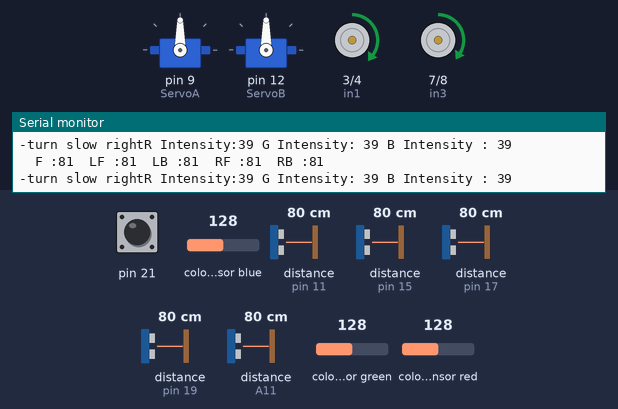
This sketch was run on a simulated Arduino Mega 2560, built with avr-gcc and run on an emulated ATmega2560. Parts: 2 × servo, motor-driver pin pairs drawn as motors (green arrow = first pin HIGH = forward, orange = second pin HIGH = backward, longer = more drive, scaled by the enable pin), the last lines printed to the serial monitor. Wiring (inferred from the names in the program): TCS3200 colour sensor: output pin 13; S2 pin 42; S3 pin 43; S0 pin 40; S1 pin 41. The test bench sets the inputs (shaded band); at power-on: distance to the obstacle (sensors on pin 17, pin 15, pin 11, pin 19, A11) 80 cm, pin 21 HIGH, colour sensor blue 128, colour sensor green 128, colour sensor red 128. The echo pulse lasts 58.3 µs per cm.

Above: at 3.5 s.
3.6 s: distance to the obstacle (sensor on pin 17) set to 15 cm
5.1 s: distance to the obstacle (sensor on pin 17) set to 11 cm
At 5.8 s:
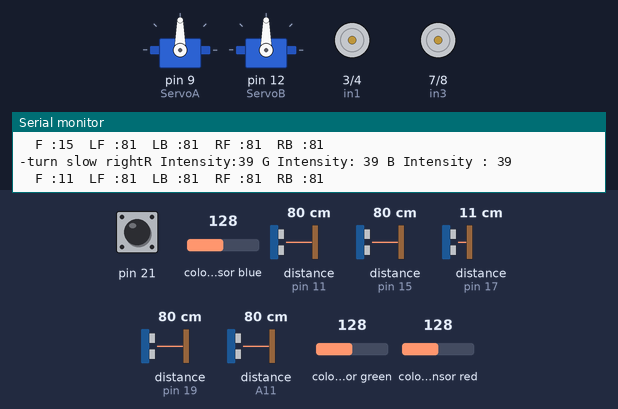
8.1 s: distance to the obstacle (sensor on pin 15) set to 34 cm
11.1 s: distance to the obstacle (sensor on pin 15) set to 27 cm
At 11.8 s:
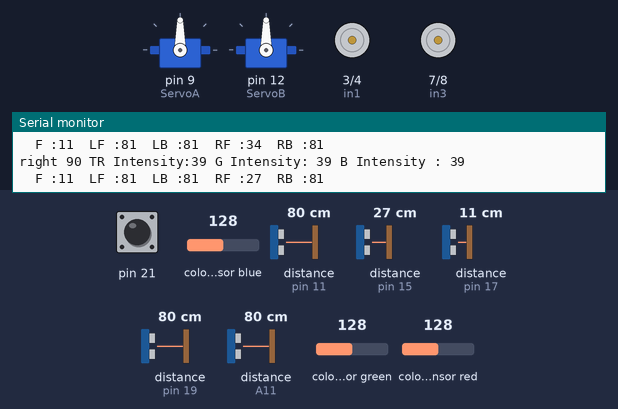
14.1 s: distance to the obstacle (sensor on pin 15) set to 2 cm
At 14.95 s:
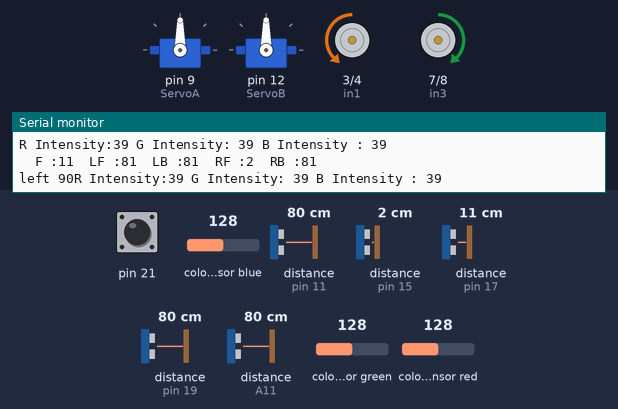
Timing chart, 0 to 18.1 s (numbered marks = the images above; inputs shaded):
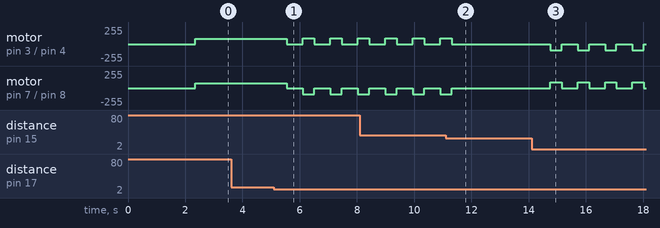

Measured:
- the behaviour switches between 13 and 12 cm on distance to the obstacle (sensor on pin 17) (found by bisection; images 0 and 1)
- the behaviour switches between 31 and 30 cm on distance to the obstacle (sensor on pin 15) (found by bisection; images 1 and 2)
- after the input at 5.1 s, motor on pin 3 (in1) / pin 4 (in2): alternates forward 90/255 for 0.41 s and stopped for 0.56 s, starting after 0.44 s; motor on pin 7 (in3) / pin 8 (in4): alternates backward 90/255 for 0.41 s and stopped for 0.56 s, starting after 0.44 s
- after the input at 11.1 s, motor on pin 3 (in1) / pin 4 (in2), motor on pin 7 (in3) / pin 8 (in4): goes on until 11.3 s, then stays stopped
- after the input at 14.1 s, motor on pin 3 (in1) / pin 4 (in2): alternates backward 90/255 for 0.40 s and stopped for 0.56 s, starting after 0.65 s; motor on pin 7 (in3) / pin 8 (in4): alternates forward 90/255 for 0.40 s and stopped for 0.56 s, starting after 0.65 s

The sketch:

SLIIT_Final_1.ino
```cpp
#include <NewPing.h>
#include<Servo.h>

#define MAX_DISTANCE 200

//Motor sheld Pins
//M1
int enA = 5;
int in1 = 3;
int in2 = 4;
//M2
int enB = 6;
int in3 = 7;
int in4 = 8;

int setp=0;

int encoderValue=0;
void count(void);
///////////////////////////////////////ABOUT SERVOS////////////////////////////////////////
// D//eclare the Servo pin
int servoPin =0;
// Create a servo object
Servo ServoA;
Servo ServoB;

////////////END ABOUT SERVOS////////////

///////////////////ABOUT COLOR SENSOR///////////////////////////
const int s0 = 40;
const int s1 = 41;
const int s2 = 42;
const int s3 = 43;
const int out = 13;
// LED pins connected to Arduino
//int redLed = 2;
//int greenLed = 3;
//int blueLed = 4;
// Variables
int red = 0;
int green = 0;
int blue = 0;

int redflag = 0;
int greenflag = 0;
int blueflag = 0;
      boolean getColour=false;

/////////////////////////////////////////////////////// Ultra Sonics///////////////////
int trigLF = 18;    //Trig - green Jumper
int echoLF = 19;    //Echo - yellow Jumper

int trigRF = 14;    //Trig - green Jumper
int echoRF = 15;    //Echo - yellow Jumper

int trigLB = 10;    //Trig - green Jumper
int echoLB = 11;    //Echo - yellow Jumper

int trigRB = A10;    //Trig - green Jumper
int echoRB = A11;    //Echo - yellow Jumper

int trigF = 16;    //Trig - green Jumper
int echoF = 17;    //Echo - yellow Jumper
/////////////////////////////////////////////////////// Ultra Sonics END////////////////
long duration, cmF,cmLB,cmLF,cmRB,cmRF;

NewPing leftfront(trigLF, echoLF, MAX_DISTANCE);
NewPing front(trigF, echoF, MAX_DISTANCE);
NewPing rightfront(trigRF, echoRF, MAX_DISTANCE);
NewPing leftback(trigLB, echoLB, MAX_DISTANCE);
NewPing rightback(trigRB, echoRB, MAX_DISTANCE);

int beepPin=13;
void setup() {
  // put your setup code here, to run once:

Serial.begin(9600);
delay(2000);

pinMode(21,INPUT);
  delay(300);
  pinMode(enA, OUTPUT);
  pinMode(enB, OUTPUT);
  pinMode(in1, OUTPUT);
  pinMode(in2, OUTPUT);
  pinMode(in3, OUTPUT);
  pinMode(in4, OUTPUT);

  pinMode(beepPin, OUTPUT);
attachInterrupt(2,count,FALLING);//A
  pinMode(trigLF, OUTPUT);
  pinMode(echoLF, INPUT);

  pinMode(trigRF, OUTPUT);
  pinMode(echoRF, INPUT);

  pinMode(trigLB, OUTPUT);
  pinMode(echoLB, INPUT);

  pinMode(trigRB, OUTPUT);
  pinMode(echoRB, INPUT);

  pinMode(trigF, OUTPUT);
  pinMode(echoF, INPUT);

  digitalWrite(trigF, LOW);

  delayMicroseconds(5);

  pinMode(s0, OUTPUT);
  pinMode(s1, OUTPUT);
  pinMode(s2, OUTPUT);
  pinMode(s3, OUTPUT);
  pinMode(out, INPUT);
  //pinMode(redLed, OUTPUT);
  //pinMode(greenLed, OUTPUT);
 // pinMode(blueLed, OUTPUT);
  digitalWrite(s0, HIGH);
  digitalWrite(s1, HIGH);


////////////ABOUT SERVOS////////////
   ServoA.attach(9);//right
ServoB.attach(12);//left

ServoB.write(90);
ServoA.write(90); //  Start close

////////////END ABOUT SERVOS////////////
}

int mode = 0;
//0-COLOR DETECT
//1-MAZE SOLVE
//2-COLOR LINE FOLLOW
//3-GRAP THE LOAD
void loopx() {
forward(70,70,1,1);//forward(int r,int l,int rd,int ld)
/*if ((cmRF >6 && cmRF <9) && (cmRB >6 && cmRB <9))
       {
        resetposition(0,0,1,1);
        delay(500);
        setp=1;
        }
        if(cmRF >= 9 && cmRB <= 6)
        {
          Serial.print("-turn slow right rest");
          resetposition(60,0,1,1);
          }
         if(cmRF <=6 && cmRB >=9)
         {
          Serial.print("-turn slow left rest");
          resetposition(0,60,1,1);
          }*/
}

void loop() {
  // put your main code here, to run repeatedly:
cmLF = getDistance(trigLF,echoLF);
cmLB = getDistance(trigLB ,echoLB);
cmRF = getDistance(trigRF,echoRF);
cmRB = getDistance(trigRB,echoRB);
cmF = getDistance(trigF,echoF);

cmLF = leftfront.ping_cm();
cmF = front.ping_cm();
cmRF = rightfront.ping_cm();
cmLB = leftback.ping_cm();
cmRB = rightback.ping_cm();

//Algorithem..
//left
//forward
//right
Serial.print("  F :");
Serial.print(cmF);
Serial.print("  LF :");
Serial.print(cmLF);
Serial.print("  LB :");
Serial.print(cmLB);
Serial.print("  RF :");
Serial.print(cmRF);
Serial.print("  RB :");
Serial.println(cmRB);

    if(cmF >12)
      {
     if(cmRF >9 && cmRF <12)
      {
        Serial.print("-forward");
        forward(80,80,1,1);//forward(int r,int l,int rd,int ld)
        }
    if(cmRF >=9)//RF
       {
        Serial.print("-turn slow right");
        forward(75,80,1,1);//forward(int r,int l,int rd,int ld)
        }
    if(cmRF <=9)//RF
       {
        Serial.print("-turn slow left");
        forward(80,75,1,1);//forward(int r,int l,int rd,int ld)
        }
    }
    if (cmF <=12)
    {
      delay(60);
      stop(500);
      if(cmF <=3)
      {
        backward(60,60,-1,-1);//forward(int r,int l,int rd,int ld)
        }

      delay(60);
      //stop(500);
      //resetposition(); ///////////////////////////

      if(cmLF <=20 && cmRF >30 && cmF !=0 && cmF !=1149){Serial.print("right 90"); forward(90,90,-1,1);}

      if(cmLF >30 && cmRF >30 && cmF !=0 && cmF !=1149){Serial.print("right 90 T"); forward(90,90,-1,1);}

      if(cmRF <=20 && cmLF >30 && cmF !=0 && cmF !=1149){Serial.print("left 90"); forward(90,90,1,-1);}

      if(cmRF <=15 && cmLF <= 15 && cmF !=0 && cmF !=1149){Serial.print("180"); forward(90,90,-1,1);}
    }
      colordetect();
}


long getDistance(int tp,int ep) {
  digitalWrite(tp, HIGH);
  delayMicroseconds(10);
  digitalWrite(tp, LOW);
  duration = pulseIn(ep, HIGH, 100000);
  return (duration / 2) / 29.1;
}

void mpower(int motor, int rotation, int spd) {
  int pwm;
  int pA;
  int pB;
  if (motor == 1) {
    pwm = enA;
    pA = in1;
    pB = in2;
  } else if (motor == 2) {
    pwm = enB;
    pA = in3;
    pB = in4;
  } else {
    return;
  }
  if (rotation == 0) {
    digitalWrite(pA, LOW);
    digitalWrite(pB, LOW);
  } else if (rotation == 1) {
    digitalWrite(pA, HIGH);
    digitalWrite(pB, LOW);
  } else if (rotation == -1) {
    digitalWrite(pA, LOW);
    digitalWrite(pB, HIGH);
  }
  analogWrite(pwm, spd);

}
void stop(int d) {
  mpower(1, 0, 100);
  mpower(2, 0, 100);
  delay(d);
}

/*void stop(int l,int r,int ld,int rd){
  mpower(1,0,100);
        mpower(2,0,100);
      delay(100);
  }*/

  void encoderWrite(int val,int d){//left d 1 righr d -1
    encoderValue=0;
    Serial.print("Encoder Value=");
Serial.println(encoderValue);
while(val>encoderValue){
mpower(1,d,100);
mpower(2,-d,100);
}
 // mpower(1,-1,100);
//mpower(2,1,100);
//delay(50);
  mpower(1,0,100);
mpower(2,0,100);


    }

    void forward(int l,int r,int ld,int rd){

       mpower(1,rd,r);
        mpower(2,ld,l);
      }
  void backward(int l,int r,int ld,int rd){

       mpower(1,rd,r);
        mpower(2,ld,l);
      }
void resetposition()
{
  while(setp==0)
   {
    cmF = front.ping_cm();
    cmLF = leftfront.ping_cm();
    cmRF = rightfront.ping_cm();
    cmRB = rightback.ping_cm();
    cmLB = leftback.ping_cm();

    if ((cmRF >9 && cmRF <12) && (cmLF >9 && cmLF <12))
       {
        forward(0,0,1,1);
        delay(500);
        setp=1;
        }
        if(cmRF >= 9 && cmLF <= 6)
        {
          Serial.print("-turn slow right rest");
          forward(60,0,1,1);
          }
         if(cmRF <=6 && cmLF >=9)
         {
          Serial.print("-turn slow left rest");
          forward(0,60,1,1);
          }
    }
  }

      void count(){
encoderValue++;
}
void beep(int d){
  digitalWrite(beepPin,HIGH);
  delay(d);
  digitalWrite(beepPin,LOW);
  }

void leftbackCheck(){
  cmLF = getDistance(trigLF,echoLF);
cmLB = getDistance(trigLB ,echoLB);
cmRF = getDistance(trigRF,echoRF);
cmRB = getDistance(trigRB,echoRB);
cmF = getDistance(trigF,echoF);

    if(cmLB >=9)//RF
       {
        Serial.print("-turn slow left");
        forward(75,80,1,1);
        }
    else if(cmRB <=9)//RF
       {
        Serial.print("-turn slow right");
        forward(80,75,1,1);
        }
}
void colordetect()
{
if(redflag<6 || greenflag<6 || blueflag<6){
  color();
  Serial.print("R Intensity:");
  Serial.print(red, DEC);
  Serial.print(" G Intensity: ");
  Serial.print(green, DEC);
  Serial.print(" B Intensity : ");
  Serial.print(blue, DEC);
}
  if (red < blue && red < green && red < 202)//&& red>7
  {
   Serial.println(" - (Red Color)");

   redflag++;
  }

  else if (blue < red && blue < green)
  {
   Serial.println(" - (Blue Color)");
      Serial.println(blueflag);
  // digitalWrite(redLed, LOW);
  // digitalWrite(greenLed, LOW);
  // digitalWrite(blueLed, HIGH); // Turn BLUE LED ON
   blueflag++;
  }


  else if (green < red && green < blue)
  {
   Serial.println(" - (Green Color)");
  // digitalWrite(redLed, LOW);
  // digitalWrite(greenLed, HIGH); // Turn GREEN LED ON
  // digitalWrite(blueLed, LOW);
   greenflag++;
  }
  else{
  Serial.println();
  }
  delay(300);
 // digitalWrite(redLed, LOW);
 // digitalWrite(greenLed, LOW);
 // digitalWrite(blueLed, LOW);

if(redflag==5 || blueflag==5 || greenflag==5 ){

  //////////////////////////////////////////////////////////////load codings///////////////////////////////

  // Make servo go to 0 degrees
ServoB.write(115);
ServoA.write(90);//open
delay(1000);

delay(1000);
ServoB.write(85);
ServoA.write(120); //  Start close
delay(1000);
//delay(1000);
//Servo2.write(115);
//Servo1.write(90);//open


delay(1000);
//Servo3.write(90);
 //motor2.run(FORWARD);
//delay(5000);
 //motor2.run(RELEASE);
//delay(2000);
ServoB.write(85);
ServoA.write(120);  //close
// Make servo go to 90 degrees
delay(500);

// Make servo go to 0 degrees


// Make servo go to 90 degrees

delay(1000);

//  getColour=true;
redflag = 6;
greenflag = 6;
blueflag = 6;
  //////////////////////////////////////////////////////////////END load codings///////////////////////////////
  }
}
  void color()
{
  digitalWrite(s2, LOW);
  digitalWrite(s3, LOW);
  //count OUT, pRed, RED
  red = pulseIn(out, digitalRead(out) == HIGH ? LOW : HIGH);
  digitalWrite(s3, HIGH);
  //count OUT, pBLUE, BLUE
  blue = pulseIn(out, digitalRead(out) == HIGH ? LOW : HIGH);
  digitalWrite(s2, HIGH);
  //count OUT, pGreen, GREEN
  green = pulseIn(out, digitalRead(out) == HIGH ? LOW : HIGH);

}
```
